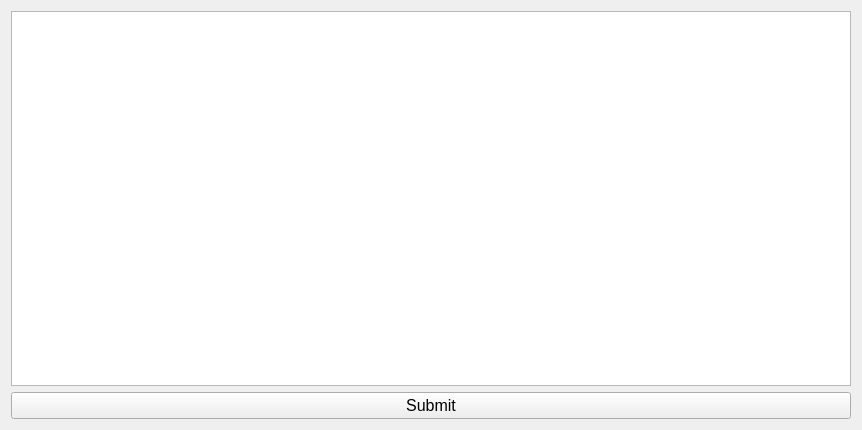
<?xml version="1.0" encoding="UTF-8"?>
<ui version="4.0">
 <class>Form</class>
 <widget class="QWidget" name="Form">
  <property name="geometry">
   <rect>
    <x>0</x>
    <y>0</y>
    <width>862</width>
    <height>430</height>
   </rect>
  </property>
  <property name="sizePolicy">
   <sizepolicy hsizetype="Expanding" vsizetype="Expanding">
    <horstretch>0</horstretch>
    <verstretch>0</verstretch>
   </sizepolicy>
  </property>
  <property name="minimumSize">
   <size>
    <width>700</width>
    <height>405</height>
   </size>
  </property>
  <property name="maximumSize">
   <size>
    <width>16777215</width>
    <height>16777215</height>
   </size>
  </property>
  <property name="windowTitle">
   <string>Form</string>
  </property>
  <layout class="QGridLayout" name="gridLayout">
   <item row="0" column="0">
    <layout class="QFormLayout" name="formLayout">
     <property name="fieldGrowthPolicy">
      <enum>QFormLayout::ExpandingFieldsGrow</enum>
     </property>
     <item row="0" column="0" colspan="2">
      <widget class="QTableWidget" name="rename_table">
       <property name="minimumSize">
        <size>
         <width>0</width>
         <height>350</height>
        </size>
       </property>
       <property name="font">
        <font>
         <pointsize>12</pointsize>
        </font>
       </property>
      </widget>
     </item>
     <item row="1" column="0" colspan="2">
      <widget class="QPushButton" name="submit_button">
       <property name="font">
        <font>
         <pointsize>12</pointsize>
        </font>
       </property>
       <property name="text">
        <string>Submit</string>
       </property>
      </widget>
     </item>
    </layout>
   </item>
  </layout>
 </widget>
 <resources/>
 <connections/>
</ui>
